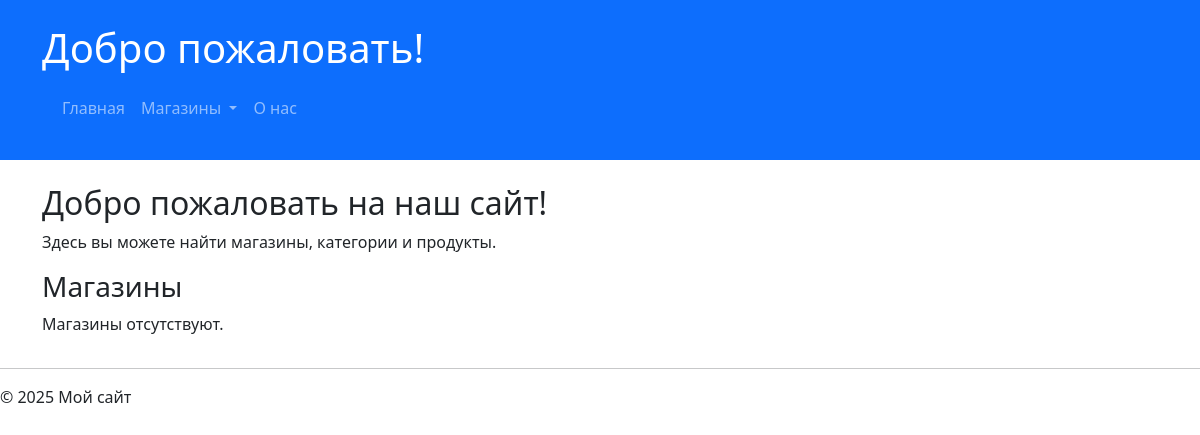
Before: / with the older database file.
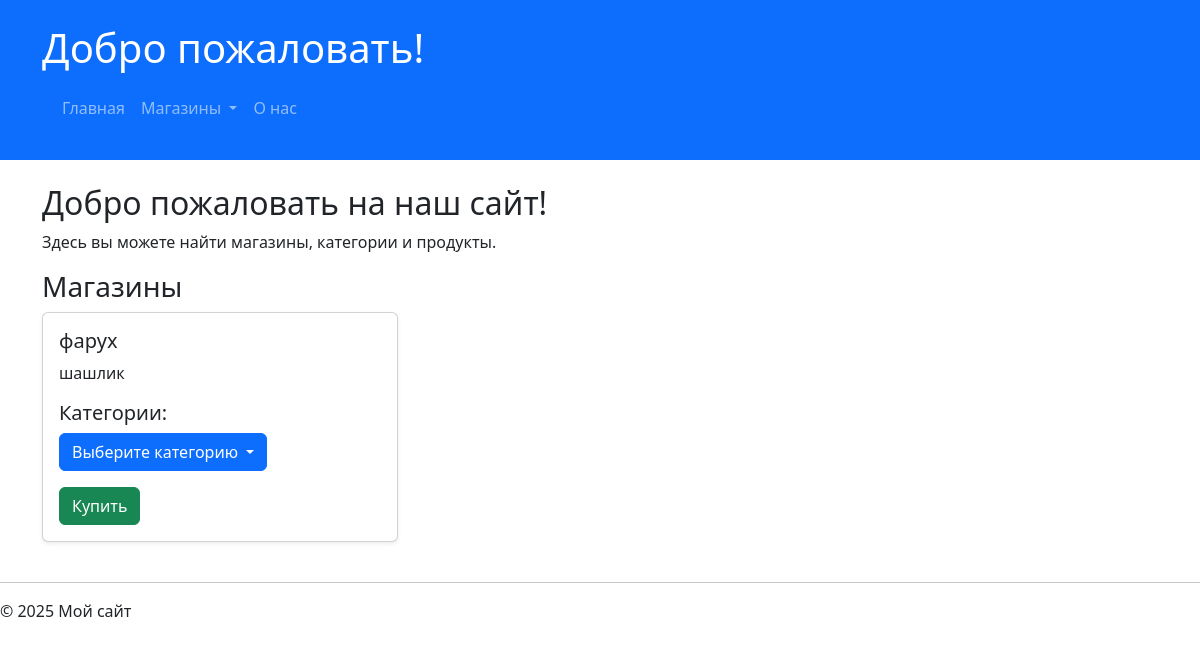
After: the same page with the newer database file.
### asosi/models.py (models this page shows, shortened)
class Store(models.Model):
    name = models.CharField(max_length=255)
    description = models.TextField(blank=True)

### asosi/views.py (the view)
# urls.py: path('', views.index, name='index'),
def index(request):
    stores = Store.objects.prefetch_related('categories__subcategories').all()
    return render(request, 'asosi/index.html', {'stores': stores})

### asosi/context_processors.py (called while the page is built)
def menu_categories(request):
    stores = Store.objects.prefetch_related('categories__subcategories').all()
    return {'menu_categories': stores}

### asosi/templates/asosi/index.html (shortened to what this page needs)
<!DOCTYPE html>
<html lang="ru">
<head>
    <link href="https://cdn.jsdelivr.net/npm/bootstrap@5.3.0-alpha1/dist/css/bootstrap.min.css" rel="stylesheet">
</head>
<body>
    {% include 'asosi/header.html' %}
    <div class="container mt-4">
        <h2>Добро пожаловать на наш сайт!</h2>
        <p>Здесь вы можете найти магазины, категории и продукты.</p>
        <h3>Магазины</h3>
        <div class="row">
            {% for store in stores %}
                <div class="col-md-4">
                    <div class="card mb-4 shadow-sm">
                        <div class="card-body">
                            <h5 class="card-title">{{ store.name }}</h5>
                            <p class="card-text">{{ store.description }}</p>
                            <h5>Категории:</h5>
                            <div class="dropdown">
                                <button class="btn btn-primary dropdown-toggle" type="button" id="dropdownMenuButton" data-bs-toggle="dropdown" aria-expanded="false">
                                    Выберите категорию
                                </button>
                            </div>
                            <a href="#" class="btn btn-success mt-3">Купить</a>
                        </div>
                    </div>
                </div>
            {% empty %}
                <p>Магазины отсутствуют.</p>
            {% endfor %}
        </div>
    </div>
    {% include 'asosi/footer.html' %}
</body>
</html>

### asosi/templates/asosi/header.html (shortened to what this page needs)
<!DOCTYPE html>
<html lang="ru">
<head>
    <link href="https://cdn.jsdelivr.net/npm/bootstrap@5.3.0-alpha1/dist/css/bootstrap.min.css" rel="stylesheet">
</head>
<body>
    <header class="bg-primary text-white p-4">
        <div class="container">
            <h1>Добро пожаловать!</h1>
            <nav class="navbar navbar-expand-lg navbar-dark">
                <div class="container-fluid">
                    <div class="collapse navbar-collapse" id="navbarMegaMenu">
                        <ul class="navbar-nav me-auto mb-2 mb-lg-0">
                            <li class="nav-item">
                                <a class="nav-link" href="/">Главная</a>
                            </li>
                            <li class="nav-item dropdown">
                                <a class="nav-link dropdown-toggle" href="#" id="storesDropdown" role="button" data-bs-toggle="dropdown">
                                    Магазины
                                </a>
                            </li>
                            <li class="nav-item">
                                <a class="nav-link" href="/about/">О нас</a>
                            </li>
                        </ul>
                    </div>
                </div>
            </nav>
        </div>
    </header>
</body>
</html>

### asosi/templates/asosi/footer.html
        <hr>
        <footer>
            <p>&copy; 2025 Мой сайт</p>
        </footer>
    </body>
</html>

Changed rows visible on the page:
added Store: name "фарух", description "шашлик"
Other visible differences:
text no longer shown: "Магазины отсутствуют."
